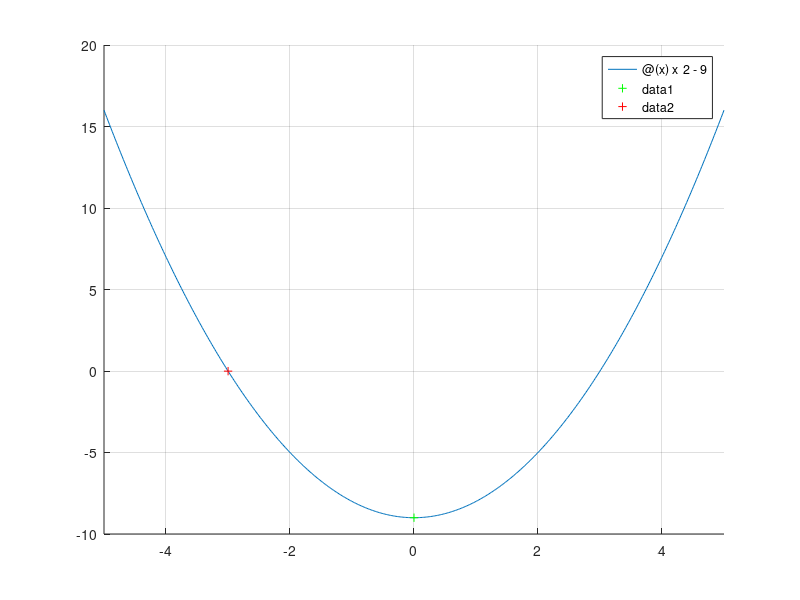

Write MATLAB code to recreate this figure.
% (c)2021 Hien PHAN.
clc;
clear;
clf;

f = @(x) x^2 - 9;


x0 = 0;
options = optimset('Display','iter','TolX',1e-3)
x = fzero(f,x0,options)


hold on
grid on
fplot(f)
plot(x0, f(x0), 'g+')
plot(x, f(x), 'r+')
hold off
